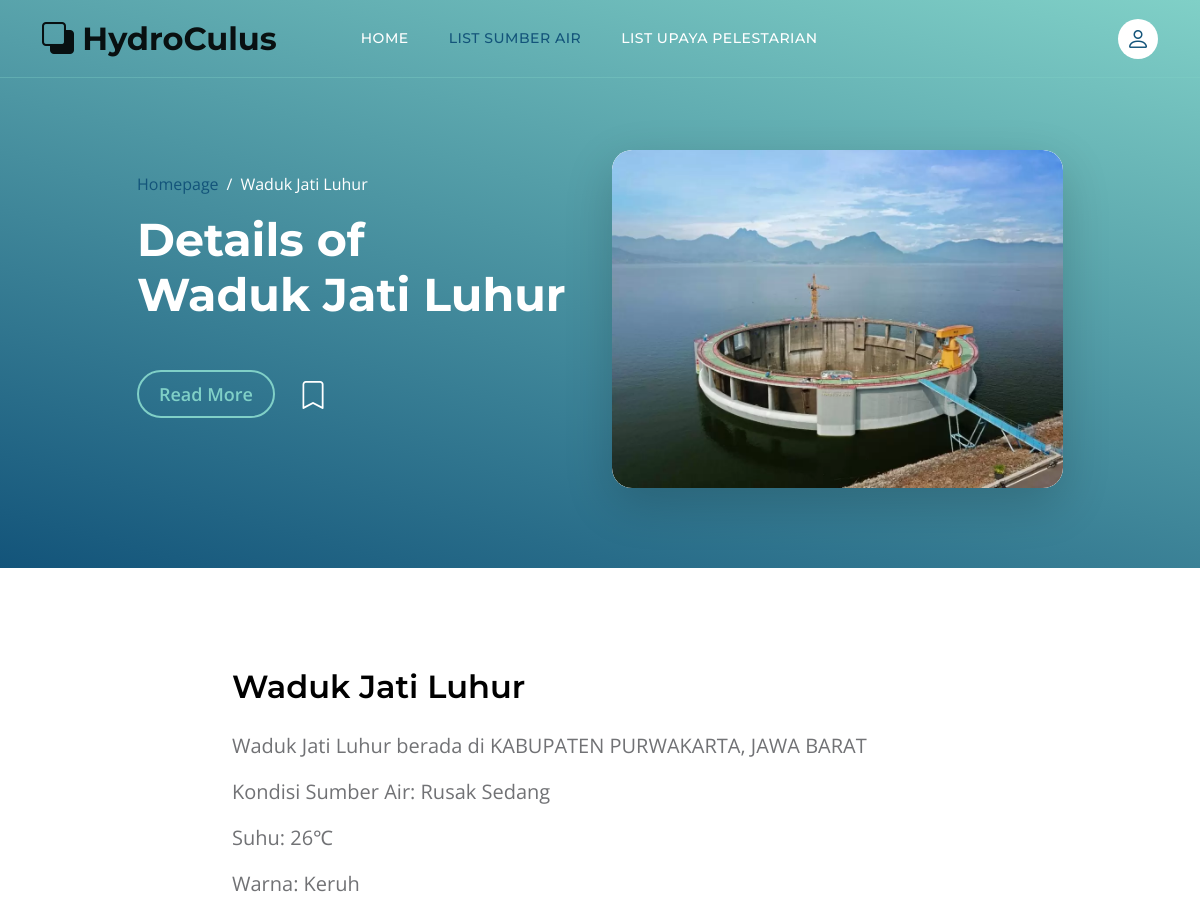
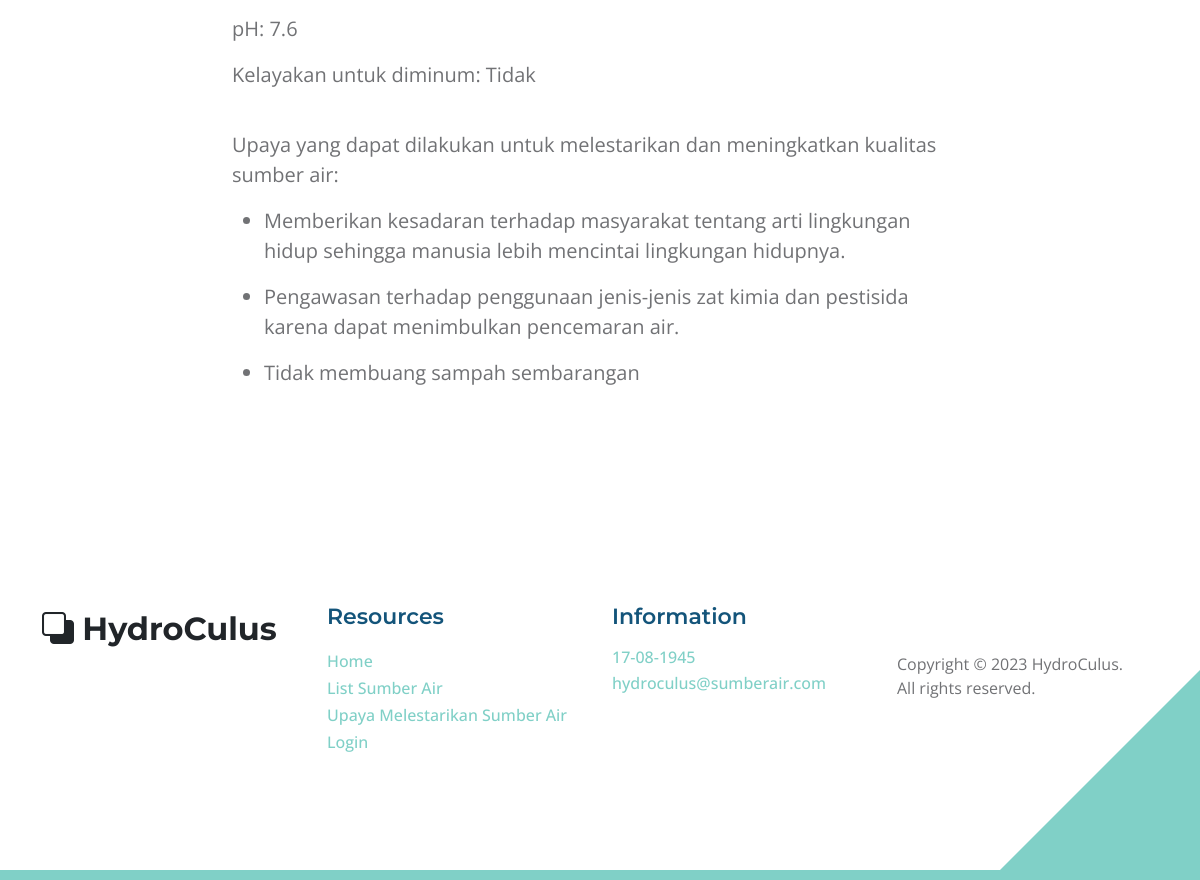
/topics-detail.php?id_sumber_air=1, run on the app's committed database (2 pictures, top to bottom).
### tables this page shows
CREATE TABLE `sumber_air` (
  `id_sumber_air` int(11) NOT NULL AUTO_INCREMENT,
  `nama_sumber_air` varchar(100) NOT NULL,
  `kondisi_sumber_air` varchar(100) DEFAULT NULL,
  `suhu` decimal(10,0) NOT NULL,
  `warna` varchar(10) NOT NULL,
  `pH` decimal(10,1) NOT NULL,
  `layak_minum` varchar(10) NOT NULL,
  `id_jenis_sumber_air` int(11) NOT NULL,
  `id_kabupaten` int(4) NOT NULL,
  `foto_sumber_air` varchar(100) NOT NULL,
  PRIMARY KEY (`id_sumber_air`),
  KEY `id_jenis_sumber_air` (`id_jenis_sumber_air`),
  KEY `kabupaten` (`id_kabupaten`),
  CONSTRAINT `jenis_sumber_air` FOREIGN KEY (`id_jenis_sumber_air`) REFERENCES `jenis_sumber_air` (`id_jenis_sumber_air`),
  CONSTRAINT `kabupaten` FOREIGN KEY (`id_kabupaten`) REFERENCES `regencies` (`id`)
);

CREATE TABLE `regencies` (
  `id` int(4) NOT NULL,
  `province_id` char(2) NOT NULL,
  `name` varchar(255) NOT NULL,
  PRIMARY KEY (`id`),
  KEY `regencies_province_id_index` (`province_id`),
  CONSTRAINT `regencies_ibfk_1` FOREIGN KEY (`province_id`) REFERENCES `provinces` (`id`)
);

CREATE TABLE `provinces` (
  `id` char(2) NOT NULL,
  `provinces_name` varchar(255) NOT NULL,
  PRIMARY KEY (`id`)
);

CREATE TABLE `sumber_air_upaya_peningkatan` (
  `id_sumber_air_upaya_peningkatan` int(11) NOT NULL AUTO_INCREMENT,
  `id_sumber_air` int(11) NOT NULL,
  `id_upaya_peningkatan_ketersediaan_air` int(11) NOT NULL,
  PRIMARY KEY (`id_sumber_air_upaya_peningkatan`),
  KEY `id_sumber_air` (`id_sumber_air`),
  KEY `id_upaya_peningkatan` (`id_upaya_peningkatan_ketersediaan_air`),
  CONSTRAINT `id_sumber_air` FOREIGN KEY (`id_sumber_air`) REFERENCES `sumber_air` (`id_sumber_air`) ON DELETE CASCADE,
  CONSTRAINT `id_upaya_peningkatan` FOREIGN KEY (`id_upaya_peningkatan_ketersediaan_air`) REFERENCES `upaya_peningkatan_ketersediaan_air` (`id_upaya_ketersediaan_air`) ON DELETE CASCADE
);

CREATE TABLE `upaya_peningkatan_ketersediaan_air` (
  `id_upaya_ketersediaan_air` int(11) NOT NULL AUTO_INCREMENT,
  `nama_upaya` text NOT NULL,
  PRIMARY KEY (`id_upaya_ketersediaan_air`)
);

### function.php (called while the page is built, shortened)
<?php
    include('config.php');
    function readOneSumberAir($id){
        global $conn;
        $query =
"SELECT * FROM sumber_air
JOIN regencies ON sumber_air.id_kabupaten = regencies.id
JOIN provinces ON regencies.province_id = provinces.id
JOIN jenis_sumber_air ON sumber_air.id_jenis_sumber_air = jenis_sumber_air.id_jenis_sumber_air
WHERE sumber_air.id_sumber_air = " . $id;
        $eksekusi = mysqli_query($conn, $query);
        return $eksekusi;
    }
    function readUpayaSumberAir($find){
        global $conn;
        $query =
"SELECT *
FROM sumber_air_upaya_peningkatan
JOIN upaya_peningkatan_ketersediaan_air ON sumber_air_upaya_peningkatan.id_upaya_peningkatan_ketersediaan_air = upaya_peningkatan_ketersediaan_air.id_upaya_ketersediaan_air
WHERE sumber_air_upaya_peningkatan.id_sumber_air =" . $find;
$result = mysqli_query($conn, $query);
return $result;
    }
?>

### topics-detail.php (the view, shortened to what this page needs)
<?php
    include('function.php');
    if (isset($_GET['id_sumber_air'])) {
      $id = ($_GET["id_sumber_air"]);
      $result_air = readOneSumberAir($id);
      $detail_air = mysqli_fetch_assoc($result_air);
      $result_upaya = readUpayaSumberAir($id);
    }
?>
<!doctype html>
<html lang="en">
    <head>
        <link href="css/bootstrap.min.css" rel="stylesheet">
        <link href="css/bootstrap-icons.css" rel="stylesheet">
        <link href="css/templatemo-topic-listing.css" rel="stylesheet">
    </head>
    <body id="top">
        <main>
        <nav class="navbar navbar-expand-lg">
                <div class="container">
                    <a class="navbar-brand" href="index.php">
                        <i class="bi-back"></i>
                        <span>HydroCulus</span>
                    </a>
                    <div class="collapse navbar-collapse" id="navbarNav">
                        <ul class="navbar-nav ms-lg-5 me-lg-auto">
                            <li class="nav-item">
                                <a class="nav-link click-scroll" href="index.php">Home</a>
                            </li>
                            <li class="nav-item">
                                <a class="nav-link active" href="topics-listing.php" >List Sumber Air</a>
                            </li>
                            <li class="nav-item" >
                                <a class="nav-link"  href="topics-listing.php" >List Upaya Pelestarian</a>
                            </li>
                        </ul>
                        <div class="d-none d-lg-block">
                            <a href="login.php" class="navbar-icon bi-person smoothscroll"></a>
                        </div>
                    </div>
                </div>
            </nav>
            <header class="site-header d-flex flex-column justify-content-center align-items-center">
                <div class="container">
                    <div class="row justify-content-center align-items-center">
                        <div class="col-lg-5 col-12 mb-5">
                            <nav aria-label="breadcrumb">
                                <ol class="breadcrumb">
                                    <li class="breadcrumb-item"><a href="index.php">Homepage</a></li>
                                    <li class="breadcrumb-item active" aria-current="page"><?=$detail_air['nama_sumber_air']?></li>
                                </ol>
                            </nav>
                            <h2 class="text-white">Details of <br><?=$detail_air['nama_sumber_air']?></h2>
                            <div class="d-flex align-items-center mt-5">
                                <a href="#topics-detail" class="btn custom-btn custom-border-btn smoothscroll me-4">Read More</a>
                                <a href="#top" class="custom-icon bi-bookmark smoothscroll"></a>
                            </div>
                        </div>
                        <div class="col-lg-5 col-12">
                            <div class="topics-detail-block bg-white shadow-lg">
                                <img src="images/foto_sumber_air/<?=$detail_air['foto_sumber_air']?>" class="topics-detail-block-image img-fluid">
                            </div>
                        </div>
                    </div>
                </div>
            </header>
            <section class="topics-detail-section section-padding" id="topics-detail">
                <div class="container">
                    <div class="row">
                        <div class="col-lg-8 col-12 m-auto">
                            <h3 class="mb-4"><?=$detail_air['nama_sumber_air']?></h3>
                            <p><?=$detail_air['nama_sumber_air']?> berada di <?=$detail_air['name']?>, <?=$detail_air['provinces_name']?></p>
                            <p>Kondisi Sumber Air: <?=$detail_air['kondisi_sumber_air']?></p>
                            <p>Suhu: <?=$detail_air['suhu']?>&#8451;</p>
                            <p>Warna: <?=$detail_air['warna']?></p>
                            <p>pH: <?=$detail_air['pH']?></p>
                            <p>Kelayakan untuk diminum: <?=$detail_air['layak_minum']?></p>
                            <br>
                            <p>Upaya yang dapat dilakukan untuk melestarikan dan meningkatkan kualitas sumber air:</p>
                            <ul>
                                <?php
                                    foreach($result_upaya as $upaya) {
                                        echo '<li><p>'.$upaya["nama_upaya"].'</p></li>';
                                    }
                                ?>
                            </ul>
                    </div>
                </div>
            </section>
        </main>
        <footer class="site-footer section-padding">
            <div class="container">
                <div class="row">
                    <div class="col-lg-3 col-12 mb-4 pb-2">
                        <a class="navbar-brand mb-2" href="index.php">
                            <i class="bi-back"></i>
                            <span>HydroCulus</span>
                        </a>
                    </div>
                    <div class="col-lg-3 col-md-4 col-6">
                        <h6 class="site-footer-title mb-3">Resources</h6>
                        <ul class="site-footer-links">
                            <li class="site-footer-link-item">
                                <a href="index.php" class="site-footer-link">Home</a>
                            </li>
                            <li class="site-footer-link-item">
                                <a href="topics-listing.php" class="site-footer-link">List Sumber Air</a>
                            </li>
                            <li class="site-footer-link-item">
                                <a href="#" class="site-footer-link">Upaya Melestarikan Sumber Air</a>
                            </li>
                            <li class="site-footer-link-item">
                                <a href="admin.php" class="site-footer-link">Login</a>
                            </li>
                        </ul>
                    </div>
                    <div class="col-lg-3 col-md-4 col-6 mb-4 mb-lg-0">
                        <h6 class="site-footer-title mb-3">Information</h6>
                        <p class="text-white d-flex mb-1">
                            <a href="tel:" class="site-footer-link">
                                17-08-1945
                            </a>
                        </p>
                        <p class="text-white d-flex">
                            <a href="mailto:info@company.com" class="site-footer-link">
                                hydroculus@sumberair.com
                            </a>
                        </p>
                    </div>
                    <div class="col-lg-3 col-md-4 col-12 mt-4 mt-lg-0 ms-auto">
                        <p class="copyright-text mt-lg-5 mt-4">Copyright © 2023 HydroCulus. <br> All rights reserved.
                    </div>
                </div>
            </div>
        </footer>
    </body>
</html>

### css/templatemo-topic-listing.css (style rules this page uses)
:root { --white-color: #ffffff; --primary-color: #13547a; --secondary-color: #80d0c7; --section-bg-color: #f0f8ff; --custom-btn-bg-color: #80d0c7; --custom-btn-bg-hover-color: #13547a; --dark-color: #000000; --p-color: #717275; --border-color: #7fffd4; --link-hover-color: #13547a; --body-font-family: 'Open Sans', sans-serif; --title-font-family: 'Montserrat', sans-serif; --h1-font-size: 58px; --h2-font-size: 46px; --h3-font-size: 32px; --h4-font-size: 28px; --h5-font-size: 24px; --h6-font-size: 22px; --p-font-size: 20px; --menu-font-size: 14px; --btn-font-size: 18px; --copyright-font-size: 16px; --border-radius-large: 100px; --border-radius-medium: 20px; --border-radius-small: 10px; --font-weight-normal: 400; --font-weight-medium: 500; --font-weight-semibold: 600; --font-weight-bold: 700; }
body { background-color: var(--white-color); font-family: var(--body-font-family); }
h2, h3, h4, h5, h6 { color: var(--dark-color); }
h1, h2, h3, h4, h5, h6 { font-family: var(--title-font-family); font-weight: var(--font-weight-semibold); }
h2 { font-size: var(--h2-font-size); font-weight: var(--font-weight-bold); }
h3 { font-size: var(--h3-font-size); }
h6 { color: var(--primary-color); font-size: var(--h6-font-size); }
p { color: var(--p-color); font-size: var(--p-font-size); font-weight: var(--font-weight-normal); }
ul li { color: var(--p-color); font-size: var(--p-font-size); font-weight: var(--font-weight-normal); }
a, button { touch-action: manipulation; transition: all 0.3s; }
a { display: inline-block; color: var(--primary-color); text-decoration: none; }
.section-padding { padding-top: 100px; padding-bottom: 100px; }
.custom-icon { color: var(--secondary-color); }
.custom-btn { background: var(--custom-btn-bg-color); border: 2px solid transparent; border-radius: var(--border-radius-large); color: var(--white-color); font-size: var(--btn-font-size); font-weight: var(--font-weight-semibold); line-height: normal; transition: all 0.3s; padding: 10px 20px; }
.custom-border-btn { background: transparent; border: 2px solid var(--custom-btn-bg-color); color: var(--custom-btn-bg-color); }
.site-header { background-image: linear-gradient(15deg, #13547a 0%, #80d0c7 100%); padding-top: 150px; padding-bottom: 80px; }
.site-header .container { height: 100%; }
.breadcrumb-item+.breadcrumb-item::before, .breadcrumb-item a:hover, .breadcrumb-item.active { color: var(--white-color); }
.site-header .custom-icon { color: var(--white-color); font-size: var(--h4-font-size); }
.navbar { background: transparent; border-bottom: 1px solid rgba(128, 208, 199, 0.35); z-index: 100; }
.navbar-brand, .navbar-brand:hover { font-size: var(--h3-font-size); font-weight: var(--font-weight-bold); display: block; }
.navbar-brand span { font-family: var(--title-font-family); }
.navbar-expand-lg .navbar-nav .nav-link { border-radius: var(--border-radius-large); margin: 10px; padding: 10px; }
.navbar-nav .nav-link { display: inline-block; color: var(--white-color); font-family: var(--title-font-family); font-size: var(--menu-font-size); font-weight: var(--font-weight-medium); text-transform: uppercase; letter-spacing: 0.5px; position: relative; padding-top: 15px; padding-bottom: 15px; }
.navbar-nav .nav-link.active, .navbar-nav .nav-link:hover { color: var(--primary-color); }
.navbar-icon { background: var(--white-color); border-radius: var(--border-radius-large); display: inline-block; font-size: var(--h5-font-size); width: 40px; height: 40px; line-height: 40px; text-align: center; transition: all 0.3s ease; }
.topics-detail-block { border-radius: var(--border-radius-medium); position: relative; overflow: hidden; }
.topics-detail-block-image { display: block; border-radius: var(--border-radius-medium); }
.site-footer { border-bottom: 10px solid var(--secondary-color); position: relative; }
.site-footer::after { content: ""; position: absolute; bottom: 0; right: 0; width: 0; height: 0; border-style: solid; border-width: 0 0 200px 200px; border-color: transparent transparent var(--secondary-color) transparent; pointer-events: none; }
.site-footer-title { color: var(--primary-color); }
.site-footer-links { padding-left: 0; }
.site-footer-link-item { display: block; list-style: none; line-height: normal; }
.site-footer-link { color: var(--secondary-color); font-size: var(--copyright-font-size); font-weight: var(--font-weight-medium); line-height: normal; }
.copyright-text { font-size: var(--copyright-font-size); }

### data on the page
sumber_air: nama_sumber_air "Waduk Jati Luhur", foto_sumber_air (picture), id_kabupaten.name "KABUPATEN PURWAKARTA", provinces.provinces_name "JAWA BARAT", kondisi_sumber_air "Rusak Sedang", suhu "26", warna "Keruh", pH "7.6", layak_minum "Tidak"
sumber_air_upaya_peningkatan: id_upaya_peningkatan_ketersediaan_air.nama_upaya "Memberikan kesadaran terhadap masyarakat tentang arti lingkungan hidup sehingga manusia lebih mencintai lingkungan hidupnya."
sumber_air_upaya_peningkatan: id_upaya_peningkatan_ketersediaan_air.nama_upaya "Pengawasan terhadap penggunaan jenis-jenis zat kimia dan pestisida karena dapat menimbulkan pencemaran air."
sumber_air_upaya_peningkatan: id_upaya_peningkatan_ketersediaan_air.nama_upaya "Tidak membuang sampah sembarangan"
